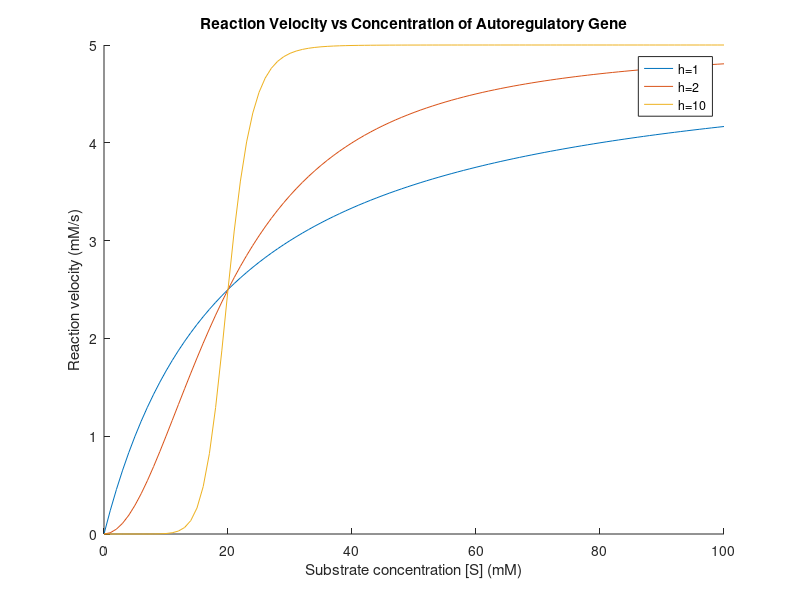

The MATLAB source for this figure:
close all
n = 100;
s = (0 : 1 : n);
h = [1, 2, 10];
vMax = 5.0; % 5.0 mM/s
k = 20.0; % 20.0 mM
y = zeros(3, n); % 3 x 100 array
for i = 1 : length(h)
    for j = 1 : length(s)
        sh = s(j) .^ h(i);
        y(i, j) = (vMax * sh) / (k .^ h(i) + sh);
        fprintf("y(%d, %d): %d\n", i, j, y(i, j));
    end
end
for i = 1 : size(y, 1)
  hold on
  p = plot(s, y(i, :));
  hold off
end
title("Reaction Velocity vs Concentration of Autoregulatory Gene");
xlabel("Substrate concentration [S] (mM)");
ylabel("Reaction velocity (mM/s)");
legend("h=1", "h=2", "h=10");
saveas(p, "Ex1Part1.png");
    